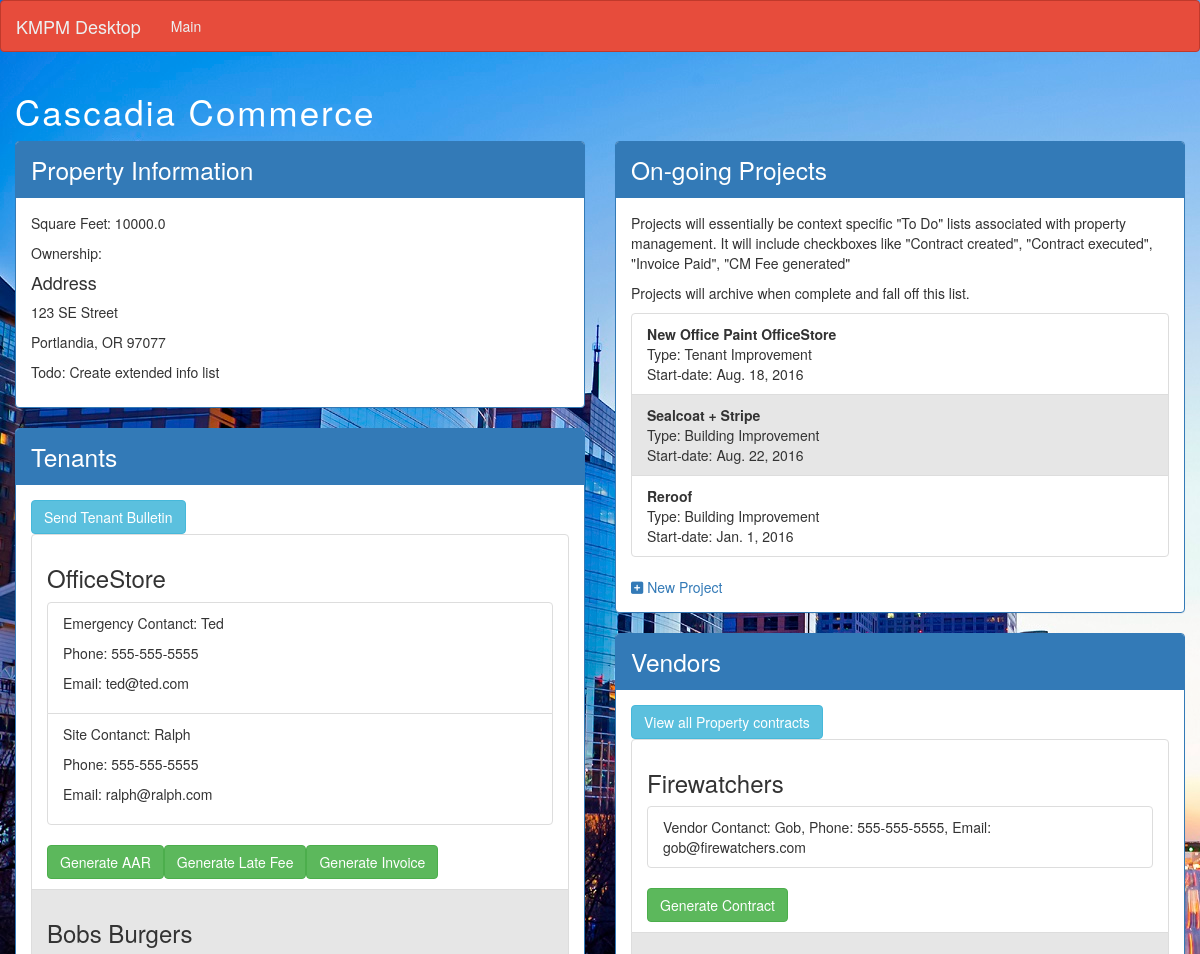
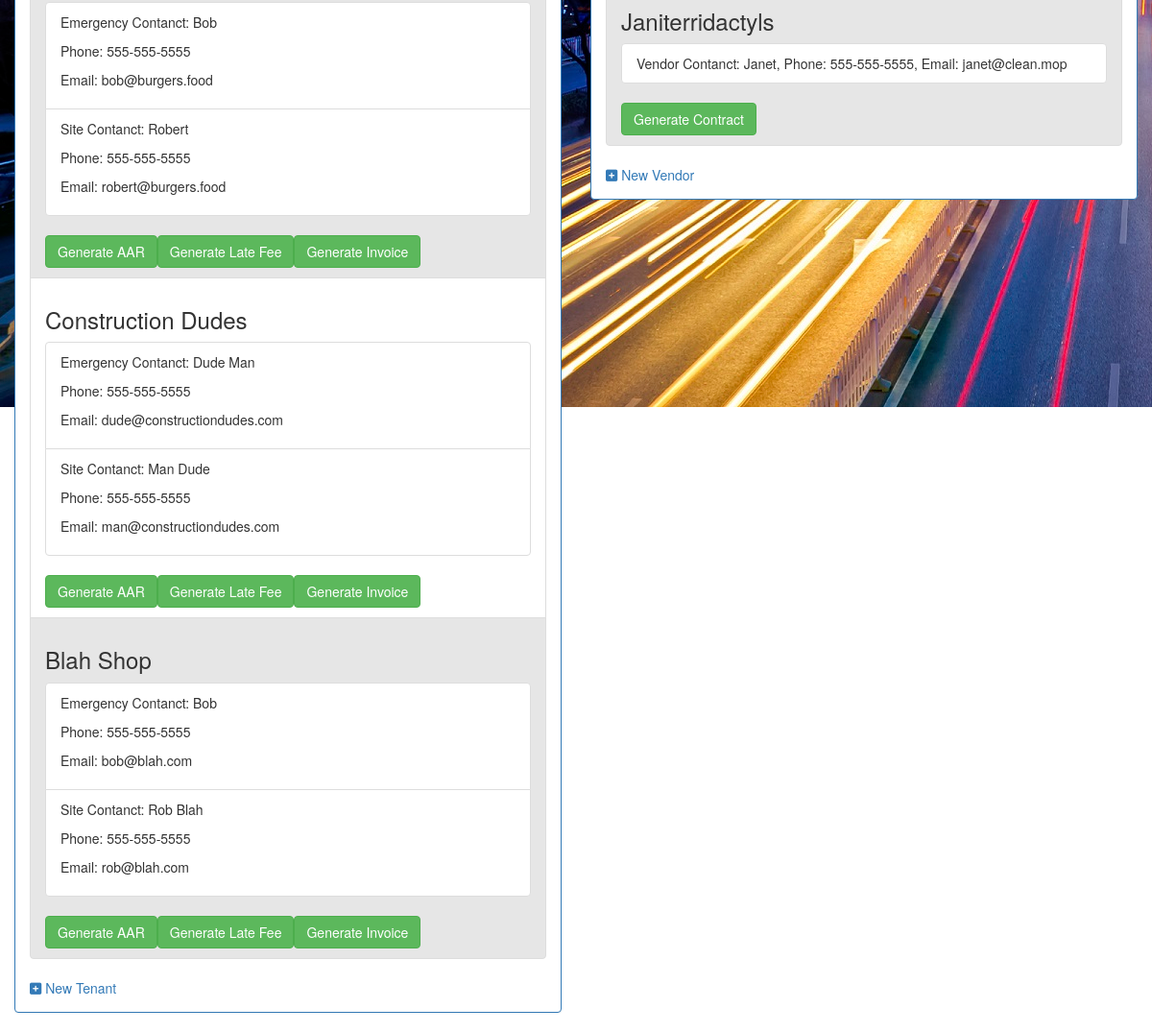
Screenshot of /propdesk/prop/1/ with the database file from the repository (2 pictures, top to bottom).
### propdesk/models.py (models this page shows, shortened)
class Property (models.Model):
    portfolio = models.ForeignKey(Portfolio, on_delete=models.CASCADE)
    prop_name = models.CharField(max_length=250, unique=True)
    property_sf = models.FloatField()
    property_address = models.CharField(max_length=100)
    property_city = models.CharField(max_length=100)
    property_state = models.CharField(max_length=100)
    property_zip = models.CharField(max_length=100)

class Tenant (models.Model):
    property = models.ForeignKey(Property, on_delete=models.CASCADE)
    tenant_name = models.CharField(max_length=100)
    tenant_emergency_name = models.CharField(max_length=100)
    tenant_emergency_email = models.CharField(max_length=100)
    tenant_emergency_phone = models.CharField(max_length=100)
    tenant_site_name = models.CharField(max_length=100)
    tenant_site_email = models.CharField(max_length=100)
    tenant_site_phone = models.CharField(max_length=100)

class Project (models.Model):
    property = models.ForeignKey(Property, on_delete=models.CASCADE, blank=True, null=True)
    portfolio = models.ForeignKey(Portfolio, on_delete=models.CASCADE, blank=True, null=True)
    tenant = models.ForeignKey(Tenant, blank=True, null=True)
    type = models.CharField(max_length=100)
    name = models.CharField(max_length=100)
    startdate = models.DateField(null=True)
    contractcomplete = models.NullBooleanField(default=False, blank=True, null=True)
    enddate = models.DateField(null=True)
    invoicestatus = models.CharField(max_length=100, blank=True, null=True)
    cmfeestatus = models.CharField(max_length=100, blank=True, null=True)

class Vendor (models.Model):
    property = models.ForeignKey(Property, on_delete=models.CASCADE)
    vendor_name = models.CharField(max_length=100)
    vendor_contact = models.CharField(max_length=100)
    vendor_email = models.CharField(max_length=100)
    vendor_phone = models.CharField(max_length=100)

### propdesk/views.py (the view)
# urls.py: url(r'^prop/(?P<property_id>[0-9]+)/$', views.prop, name="prop"),
def prop(request, property_id):
    property = get_object_or_404(Property, pk=property_id)
    property_related = Property.objects.prefetch_related('property_set').all()
    return render(request, 'propdesk/prop.html', {'property': property, 'property_related': property_related })

### propdesk/templates/propdesk/prop.html (shortened to what this page needs)
{% load staticfiles %}
<!DOCTYPE html>
<html lang="en">
<head>
    <link rel="stylesheet" href="{% static 'propdesk/bootstrap.min.css' %}" />
    <link rel="stylesheet" href="{% static 'propdesk/style.css' %}" />
</head>
<body>
{% include 'propdesk/nav.html' %}
<div class="container-fluid">
    <h1>{{property.prop_name}}</h1>
    <div class="row">
        <div class="col-md-6">
            <div class="row">
                <div class="col-md-12">
                    <div class="panel panel-primary">
                        <div class="panel-heading">Property Information</div>
                        <div class="panel-body propbody">
                            <p>Square Feet: {{property.property_sf}}</p>
                            <p>Ownership: </p>
                            <h4>Address</h4>
                            <p> {{property.property_address}}</p>
                            <p> {{property.property_city}}, {{property.property_state}} {{property.property_zip}}</p>
                            <p> Todo: Create extended info list</p>
                        </div>
                    </div>
                </div>
                <div class="col-md-12">
                    <div class="panel panel-primary">
                        <div class="panel-heading">Tenants</div>
                        <div class="panel-body">
                            <button class="btn btn-info">Send Tenant Bulletin</button>
                            <ul class="list-group">
                            {% for tenant in property.tenant_set.all %}
                                <li class="list-group-item mainlist">
                                    <h3>{{tenant.tenant_name}}</h3>
                                    <ul class="list-group">
                                        <li class="list-group-item"> <p>Emergency Contanct: {{tenant.tenant_emergency_name}}</p><p> Phone: {{tenant.tenant_emergency_phone}}</p> <p>Email: {{tenant.tenant_emergency_email}}</p></li>
                                        <li class="list-group-item"> <p>Site Contanct: {{tenant.tenant_site_name}}</p><p> Phone: {{tenant.tenant_site_phone}}</p><p> Email: {{tenant.tenant_site_email}}</p></li>
                                    </ul>
                                    <button class="btn btn-success">Generate AAR</button><button class="btn btn-success">Generate Late Fee</button><button class="btn btn-success">Generate Invoice</button>
                                </li>
                            {% endfor %}
                            </ul>
                            <a href="{% url 'propdesk:tenant_new' %}" class="top-menu"><i class="fa fa-plus-square" aria-hidden="true"></i> New Tenant</a>
                        </div>
                    </div>
                </div>
            </div>
        </div>
        <div class="col-md-6">
            <div class="row">
                <div class="col-md-12">
                    <div class="panel panel-primary">
                        <div class="panel-heading">On-going Projects</div>
                        <div class="panel-body">
                            <p> Projects will essentially be context specific "To Do" lists associated with property management.  It will include checkboxes like "Contract created", "Contract executed", "Invoice Paid", "CM Fee generated" </p>
                            <p> Projects will archive when complete and fall off this list.</p>
                            <ul class="list-group">
                            {% for project in property.project_set.all %}
                                <li class="list-group-item mainlist"> <strong>{{project.name}}</strong> <br> Type: {{project.type}} <br> Start-date: {{project.startdate}}</li>
                                {% endfor %}
                            </ul>
                            <a href="{% url 'propdesk:project_new' %}" class="top-menu"><i class="fa fa-plus-square" aria-hidden="true"></i> New Project</a>
                        </div>
                    </div>
                </div>
                <div class="col-md-12">
                    <div class="panel panel-primary">
                        <div class="panel-heading">Vendors</div>
                        <div class="panel-body">
                            <button class="btn btn-info">View all Property contracts</button>
                            <ul class="list-group">
                                {% for vendor in property.vendor_set.all %}
                                    <li class="list-group-item mainlist">
                                        <h3>{{vendor.vendor_name}}</h3>
                                        <ul class="list-group">
                                            <li class="list-group-item"> Vendor Contanct: {{vendor.vendor_contact}}, Phone: {{vendor.vendor_phone}}, Email: {{vendor.vendor_email}}</li>
                                        </ul>
                                        <button class="btn btn-success">Generate Contract</button>
                                    </li>
                                {% endfor %}
                            </ul>
                            <a href="{% url 'propdesk:vendor_new' %}" class="top-menu"><i class="fa fa-plus-square" aria-hidden="true"></i> New Vendor</a>
                        </div>
                    </div>
                </div>
            </div>
        </div>
    </div>
</div>
</body>

### propdesk/templates/propdesk/nav.html (shortened to what this page needs)
<nav class="navbar navbar-default" role="navigation">
    <div class="container-fluid" id="navfluid">
      <div class="navbar-header">
        <a class="navbar-brand" href="{% url 'propdesk:index' %}">KMPM Desktop</a>
      </div>
      <div class="collapse navbar-collapse" id="navigationbar">
        <ul class="nav navbar-nav">
          <li><a class="navli" href="{% url 'propdesk:index' %}">Main</a></li>
        </ul>
      </div>
    </div>
  </nav>

### propdesk/static/propdesk/style.css (style rules this page uses)
body { background-image: url('background.jpg'); background-repeat: no-repeat; background-attachment: fixed; }
.mainlist:nth-child(even) { background-color: #e6e6e6; }
.panel-heading { font-size: 1.75em !important; }
h1 { color: #ffffff !important; font-size: 2.5em; letter-spacing: 2px; }
.navbar-default { background-color: #e74c3c; border-color: #c0392b; }
.navbar-default .navbar-brand { color: #ecf0f1; }
.navbar-default .navbar-nav > li > a { color: #ecf0f1; }
.navbar-default .navbar-collapse, .navbar-default .navbar-form { border-color: #ecf0f1; }

### rows the page displays
Property: prop_name "Cascadia Commerce", property_sf "10000.0", property_address "123 SE Street", property_city "Portlandia", property_state "OR", property_zip "97077"
Tenant: tenant_name "OfficeStore", tenant_emergency_name "Ted", tenant_emergency_phone "555-555-5555", tenant_emergency_email "ted@ted.com", tenant_site_name "Ralph", tenant_site_phone "555-555-5555", tenant_site_email "ralph@ralph.com"
Tenant: tenant_name "Bobs Burgers", tenant_emergency_name "Bob", tenant_emergency_phone "555-555-5555", tenant_emergency_email "bob@burgers.food", tenant_site_name "Robert", tenant_site_phone "555-555-5555", tenant_site_email "robert@burgers.food"
Tenant: tenant_name "Construction Dudes", tenant_emergency_name "Dude Man", tenant_emergency_phone "555-555-5555", tenant_emergency_email "dude@constructiondudes.com", tenant_site_name "Man Dude", tenant_site_phone "555-555-5555", tenant_site_email "man@constructiondudes.com"
Tenant: tenant_name "Blah Shop", tenant_emergency_name "Bob", tenant_emergency_phone "555-555-5555", tenant_emergency_email "bob@blah.com", tenant_site_name "Rob Blah", tenant_site_phone "555-555-5555", tenant_site_email "rob@blah.com"
Project: name "New Office Paint OfficeStore", type "Tenant Improvement", startdate "Aug. 18, 2016"
Project: name "Sealcoat + Stripe", type "Building Improvement", startdate "Aug. 22, 2016"
Project: name "Reroof", type "Building Improvement", startdate "Jan. 1, 2016"
Vendor: vendor_name "Firewatchers", vendor_contact "Gob", vendor_phone "555-555-5555", vendor_email "gob@firewatchers.com"
Vendor: vendor_name "Janiterridactyls", vendor_contact "Janet", vendor_phone "555-555-5555", vendor_email "janet@clean.mop"
